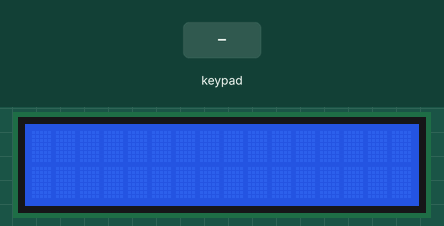
Recording of a sketch running on a simulated Arduino Uno, built with avr-gcc and run on an emulated ATmega328P. Shown: 16×2 character LCD. The test bench sets the inputs (shaded band). What the sketch prints to the serial monitor is not drawn.

Above: at 1.2 s.
1.3 s: keypad keys 2 3 4 5 A pressed 0.4 s apart
At 3.9 s:
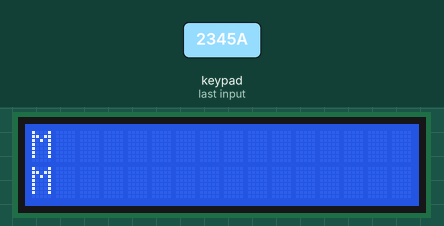
4.8 s: keypad keys 6 7 8 9 # pressed 0.4 s apart
At 7.3 s:
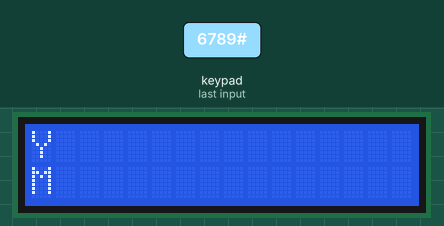
8.3 s: key 'B' pressed
At 9.2 s:
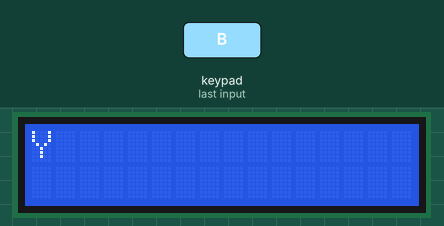
9.8 s: keypad keys 6 7 8 9 * pressed 0.4 s apart
At 10.0 s:
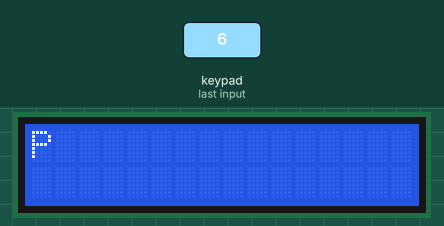
13.3 s: keypad keys 1 3 9 7 D pressed 0.4 s apart
At 15.0 s:
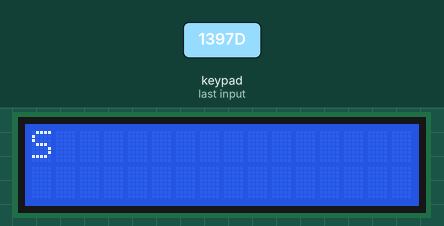
16.8 s: key '7' pressed
At 18.0 s:
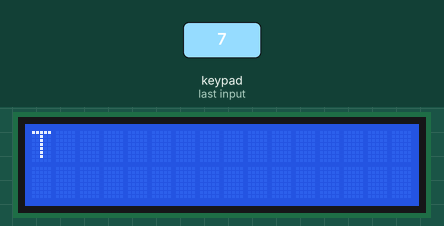
Timing chart, 0 to 19.3 s (numbered marks = the images above; inputs shaded):
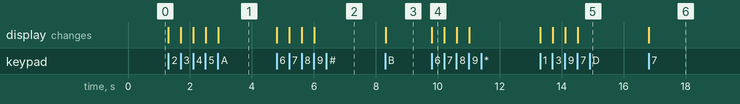

The sketch:

E24056572_B_2.ino
```cpp
#include<Wire.h>
#include<LiquidCrystal_I2C.h>
#include <Keypad.h>

/* There is four state in this Calculator */
#define ini    0    // A is not entered
#define enterA 1    // At list a digit of A is entered
#define enterB 2    // Enter B
#define syntaxerr 3 // Suntax error

/* Keyboard mapping */
const byte ROWS = 4; //four rows
const byte COLS = 4; //four columns
char keys[ROWS][COLS] = {{'1','2','3','A'},
                         {'4','5','6','B'},
                         {'7','8','9','C'},
                         {'*','0','#','D'}};
byte rowPins[ROWS] = {2, 3, 4, 5}; //connect to the row pinouts of the keypad
byte colPins[COLS] = {6, 7, 8, 9}; //connect to the column pinouts of the keypad

/* LCD cursor definition*/
int lcd_show_current = 0;
int lcd_current_line = 0;
int lcd_show_enter = 0;
int lcd_enter_line = 1;

/* Keyboard index */
int key_index = 0;
int prev = 0;
int count = 0;

Keypad keypad = Keypad( makeKeymap(keys), rowPins, colPins, ROWS, COLS );
LiquidCrystal_I2C lcd(0x27,16,2);
void setup() {
  // put your setup code here, to run once:
  lcd.init();
  lcd.backlight();
  Serial.begin(115200);
}
int cursor_pos = 0;
void loop() {
  // put your main code here, to run repeatedly:
int i;

char key = keypad.getKey();
  if (key != NO_KEY){
    Serial.print(key);
    int num = key - '0';
    if(num > 0 && num <= 9){/* Key 1 to 9 */
      if(num == prev){
        count ++;
        if(count == 3 && num == 9){
          count = 1;
        }
        else if(count == 4){
          count = 1;
        }
      }
      else{
        count = 1;
        prev = num;
      }
      key_index = (num-1)*3 + count -1 ; /* relative index to char 'A' */
      Serial.println(key_index);
      lcd.setCursor(lcd_show_current,lcd_current_line);
      lcd.print(char('A'+key_index));
    }
    else{
      if (key == 'A'){
        lcd.setCursor(lcd_show_enter,lcd_enter_line);
        lcd.print(char('A'+key_index));
        lcd_show_enter++;
      }
      else if (key == 'B'){
        lcd_show_enter--;
        lcd.setCursor(lcd_show_enter,lcd_enter_line);
        lcd.print(' ');
      }
    }
  }
}
```

Measured:
- after the input at 1.3 s, the display: first changes at once (image 1 shows a later state)
- after the input at 4.8 s, the display: first changes at once (image 2 shows a later state)
- after the input at 8.3 s, the display: changes at once (image 3)
- after the input at 9.8 s, the display: changes at once (image 4)
- after the input at 13.3 s, the display: first changes at once (image 5 shows a later state)
- after the input at 16.8 s, the display: changes at once (image 6)
